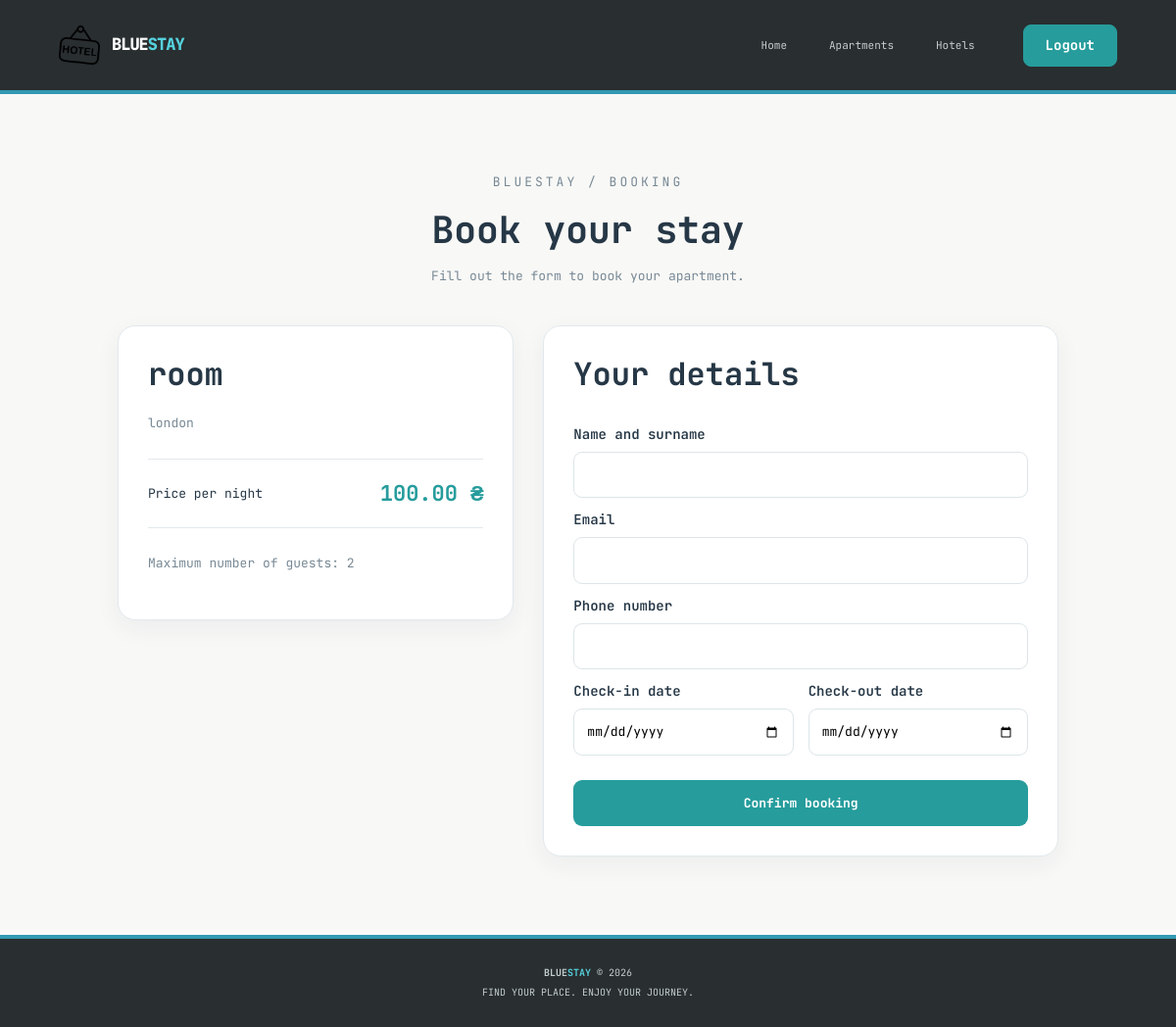
The app's page /booking/1/ (signed in) with its own data.
### booking_app/models.py (models this page shows, shortened)
class Apartment(models.Model):
    APARTAMENT_TYPES = [
        ('studio', 'Studio'),
        ('one_bedroom', 'One Bedroom'),
        ('two_bedroom', 'Two Bedroom'),
        ('penthouse', 'Penthouse'),
    ]
    name = models.CharField(max_length=150)
    location = models.CharField(max_length=150)
    description = models.TextField(null=True, blank=True)
    price_per_night = models.DecimalField(max_digits=8, decimal_places=2)
    capacity = models.IntegerField(default=1)
    image =  models.ImageField(upload_to='apartments/', null=True, blank=True)
    type_apartment = models.CharField(max_length=50, choices=APARTAMENT_TYPES, default='one_bedroom')
    is_available = models.BooleanField(default=True)

### booking_app/views.py (the view, shortened to what this page needs)
# urls.py: path('booking/<int:id>/', views.booking_page, name='booking'),
@login_required
def booking_page(request, id):
    apartment = Apartment.objects.get(id=id)
    return render(request, 'booking_page.html', {'apartment': apartment})

### templates/booking_page.html (shortened to what this page needs)
{% extends "base.html" %}
{% block content %}
<div class="booking-page">
    <div class="booking-heading">
        <p class="booking-label">BLUESTAY / BOOKING</p>
        <h1>Book your stay</h1>
        <p>Fill out the form to book your apartment.</p>
    </div>
    <div class="booking-container">
        <div class="booking-info">
            <h2>{{ apartment.name }}</h2>
            <p>{{ apartment.location }}</p>
            <div class="booking-price">
                <span>Price per night</span>
                <strong>{{ apartment.price_per_night }} ₴</strong>
            </div>
            <p>Maximum number of guests: {{ apartment.capacity }}</p>
        </div>
        <form method="POST" class="booking-form">
            <h2>Your details</h2>
            <label for="name">Name and surname</label>
            <input type="text" id="name" name="name" required>
            <label for="email">Email</label>
            <input type="email" id="email" name="email" required>
            <label for="phone">Phone number</label>
            <input type="tel" id="phone" name="phone" required>
            <div class="booking-dates">
                <div>
                    <label for="check_in">Check-in date</label>
                    <input type="date" id="check_in" name="check_in" required>
                </div>
                <div>
                    <label for="check_out">Check-out date</label>
                    <input type="date" id="check_out" name="check_out" required>
                </div>
            </div>
            <button type="submit" class="booking-submit">
                Confirm booking
            </button>
        </form>
    </div>
</div>
{% endblock %}

### static/style.css (style rules this page uses)
:root { --primary: #3299b2; --primary-dark: #267d93; --accent: #e84f67; --dark: #292e30; --text: #30383b; --muted: #7c8588; --background: #f8f8f6; --border: #e4e7e6; }
* { box-sizing: border-box; }
html { scroll-behavior: smooth; scroll-padding-top: 90px; }
body { margin: 0; background: var(--background); color: var(--text); font-family: 'JetBrains Mono', monospace; font-size: 13px; }
h1, h2, h3, h4, h5 { font-family: 'JetBrains Mono', monospace; }
.booking-page { max-width: 1000px; margin: 60px auto; padding: 20px; color: #263746; }
.booking-heading { text-align: center; margin-bottom: 40px; }
.booking-label { color: #36a6a6; letter-spacing: 3px; font-size: 13px; }
.booking-heading h1 { font-size: 38px; font-weight: 700; margin: 15px 0; }
.booking-heading p { color: #788995; }
.booking-container { display: grid; grid-template-columns: 1fr 1.3fr; gap: 30px; align-items: start; }
.booking-info, .booking-form { background: #ffffff; border: 1px solid #e1e9ed; border-radius: 18px; padding: 30px; box-shadow: 0 8px 25px rgba(30, 70, 90, 0.06); }
.booking-info h2, .booking-form h2 { margin-bottom: 20px; font-weight: 700; }
.booking-info p { color: #788995; line-height: 1.7; }
.booking-price { display: flex; justify-content: space-between; align-items: center; border-top: 1px solid #e1e9ed; border-bottom: 1px solid #e1e9ed; padding: 18px 0; margin: 25px 0; }
.booking-price strong { color: #269c9c; font-size: 22px; }
.booking-form { display: flex; flex-direction: column; }
.booking-form label { margin: 12px 0 7px; font-size: 14px; font-weight: 600; }
.booking-form input { width: 100%; padding: 13px; border: 1px solid #dce5e9; border-radius: 9px; font-family: inherit; outline: none; }
.booking-dates { display: grid; grid-template-columns: 1fr 1fr; gap: 15px; }
.booking-submit { margin-top: 25px; padding: 14px; border: none; border-radius: 9px; background: #269c9c; color: white; font-family: inherit; font-weight: 700; cursor: pointer; transition: 0.2s; }

### records on screen
Apartment: name "room", location "london", price_per_night "100.00", capacity "2"
